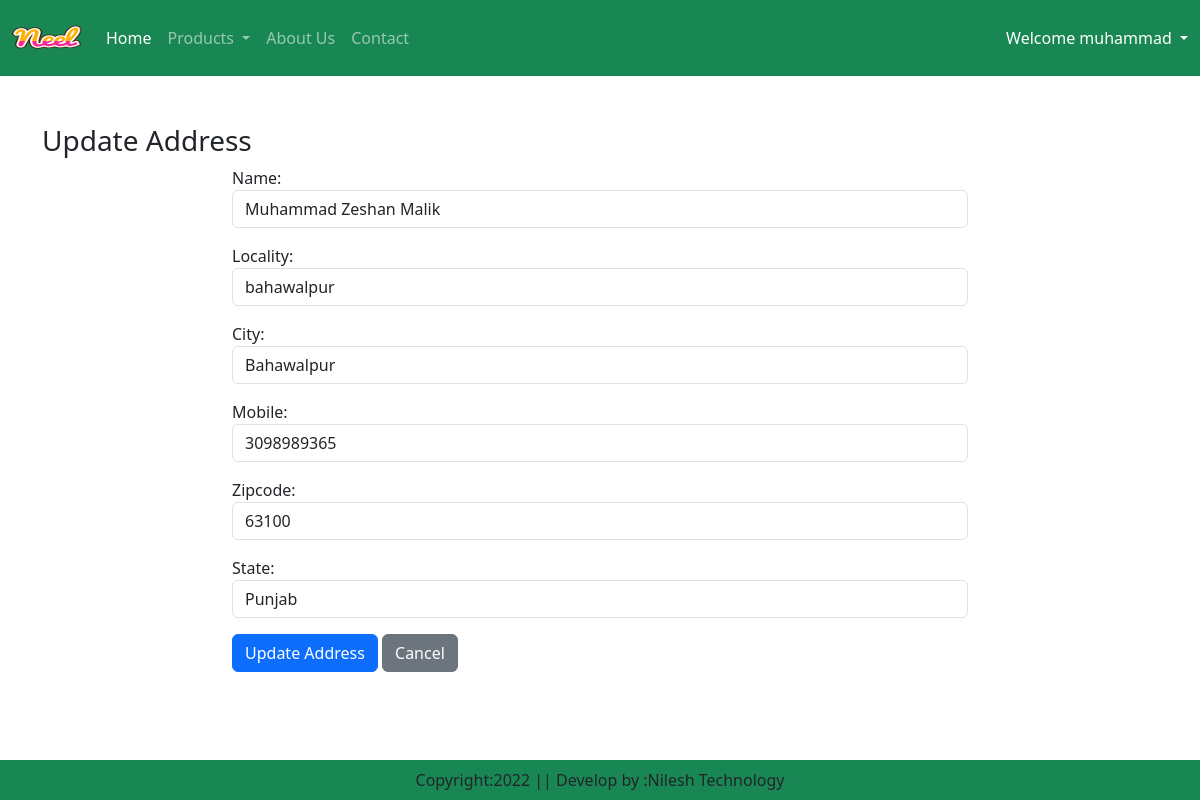
Screenshot of /updateAddress/1 (signed in) with the database file from the repository.
### app/models.py (models this page shows, shortened)
class Customer(models.Model):
    user = models.ForeignKey(User, on_delete=models.CASCADE)
    name = models.CharField(max_length=200)
    locality = models.CharField(max_length=200)
    city = models.CharField(max_length=50)
    mobile = models.IntegerField(default=0)
    zipcode = models.IntegerField()
    state = models.CharField(choices=STATE_CHOICES, max_length=108)

### app/views.py (the view, shortened to what this page needs)
# urls.py: path("updateAddress/<int:pk>", views.updateAddress.as_view(), name="updateAddress"),
class updateAddress(View):
    def get(self, request, pk):
        add = Customer.objects.get(pk=pk)
        form = CustomerProfileForm(instance=add)
        return render(request, 'app/updateAddress.html', locals())

### app/forms.py
class CustomerProfileForm(forms.ModelForm):
	class Meta:
		model = Customer
		fields = ['name', 'locality', 'city', 'mobile', 'zipcode', 'state']
		widgets = {
			'name': forms.TextInput(attrs={'class': 'form-control'}),
			'locality': forms.TextInput(attrs={'class': 'form-control'}),
			'city': forms.TextInput(attrs={'class': 'form-control'}),
			'mobile': forms.NumberInput(attrs={'class': 'form-control'}),
			'zipcode': forms.NumberInput(attrs={'class': 'form-control'}),
			'state': forms.Select(attrs={'class': 'form-control'}),
		}

### app/templates/app/updateAddress.html (shortened to what this page needs)
{% extends "app/base.html" %}
{% load static %}
{% block main-content %}
<div class="container my-5">
  <div class="row">
    <h3>Update Address</h3>
    <div class="col-sm-8 offset-sm-2">
      <form method="post">
        {% for field in form %}
        <div class="mb-3">
          {{ field.label_tag }}
          {{ field }}
        </div>
        {% endfor %}
        <div class="col-12 mt-3">
          <button type="submit" class="btn btn-primary">Update Address</button>
          <a href="{% url 'address' %}" class="btn btn-secondary">Cancel</a>
        </div>
      </form>
    </div>
  </div>
</div>
{% endblock %}

### app/templates/app/base.html (shortened to what this page needs)
<!DOCTYPE html>
{% load static %}
<html>
    <head>
        <link rel="stylesheet" href="{%static 'app/css/owl.carousel.min.css' %}"/>
        <link rel="stylesheet" href="{%static 'app/css/all.min.css' %}"/>
        <link rel="stylesheet" href="{%static 'app/css/style.css' %}"/>
        <link href="https://cdn.jsdelivr.net/npm/bootstrap@5.3.6/dist/css/bootstrap.min.css" rel="stylesheet">
    </head>
    <body>
        <nav class="navbar navbar-expand-lg navbar-dark bg-success">
            <div class="container-fluid">
                <a class="navbar-brand" href="/">
                    <img src="{% static 'app/images/Neel.png' %}" width="70" height="50" alt="Logo"/>
                </a>
                <div class="collapse navbar-collapse" id="navbarSupportedContent">
                    <ul class="navbar-nav me-auto mb-2 mb-lg-0">
                        <li class="nav-item">
                            <a class="nav-link active" aria-current="page" href="/">Home</a>
                        </li>
                        <li class="nav-item dropdown">
                            <a class="nav-link dropdown-toggle" href="#" role="button"
                               data-bs-toggle="dropdown" aria-expanded="false">
                                Products
                            </a>
                        </li>
                        <li class="nav-item">
                            <a class="nav-link" href="{% url 'about' %}">About Us</a>
                        </li>
                        <li class="nav-item">
                            <a class="nav-link" href="{% url 'contact' %}">Contact</a>
                        </li>
                    </ul>
                    <div class="nav-item dropdown">
                        {% if request.user.is_authenticated %}
                          <a class="nav-link dropdown-toggle text-white" href="#" role="button"
                             data-bs-toggle="dropdown" aria-expanded="false">
                              Welcome {{ request.user.username }}
                          </a>
                        {% endif %}
                    </div>
                </div>
            </div>
        </nav>
        {% block main-content %}{% endblock main-content %}
    <footer class = "container-fluid bg-success text-center p-2 mt-5 fixed-bottom">  Copyright:2022 || Develop by :Nilesh Technology </footer>
    </body>
</html>

### rows the page displays
Customer: form "Muhammad Zeshan Malik" "bahawalpur" "Bahawalpur" "3098989365" "63100" "Punjab"

### other values shown
{{ request.user.username }} "muhammad"
{{ field.label_tag }} "Name:" "Locality:" "City:" "Mobile:" "Zipcode:" "State:"
